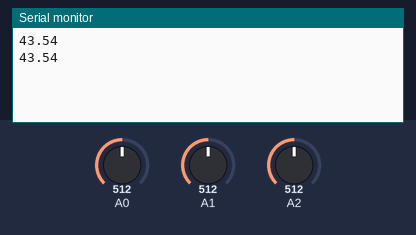
Simulated run of this sketch. Board: Arduino Uno, built with avr-gcc and run on an emulated ATmega328P. On the bench: the last lines printed to the serial monitor. The test bench sets the inputs (shaded band); at power-on: A1 = 512, A2 = 512, A0 = 512.

Above: at 1.2 s.
1.3 s: A1 set to 409
At 2.6 s:
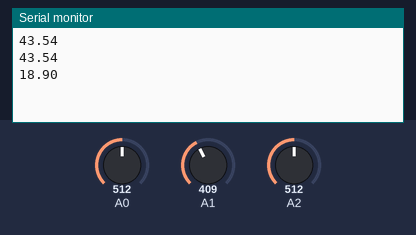
2.8 s: A2 set to 409
At 3.5 s:
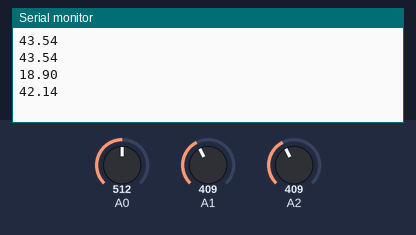
4.3 s: A1 set to 429
At 5.6 s:
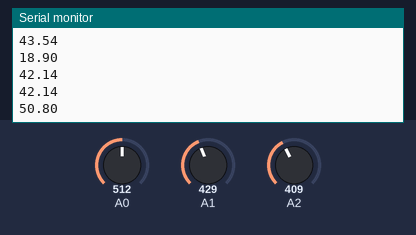
5.8 s: A2 set to 429
At 6.8 s:
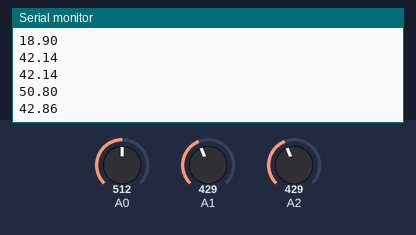
Timing chart, 0 to 8.3 s (numbered marks = the images above; inputs shaded):
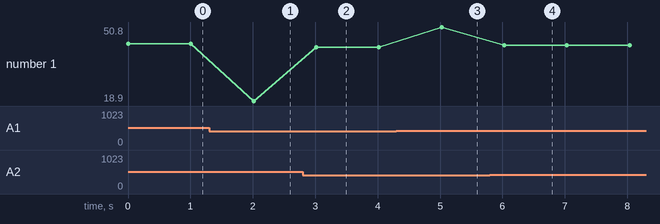

The sketch:

Teste_acelerometro2.ino
```cpp
#include <math.h>

void setup()
{

  Serial.begin(9600);

}

void loop()
{


  // Start reading and calculating angles
  float VREF = 5.0;

  // To get those values, play with your accelerometer and put the min and max you find on every x,y,z position
  int xMinVal = 279; int yMinVal = 281; int zMinVal = 278;
  int xMaxVal = 415; int yMaxVal = 419; int zMaxVal = 413;

  int xRead = 0, yRead = 0, zRead = 0;

  int xAng = 0, yAng = 0, zAng = 0;
  double x = 0, y = 0, z = 0;
  double val = 180/PI;

  int amostra = 10;

  // read raw values
  for (int i = 0; i < amostra ; i++)
  {
    xRead += analogRead(A0);
    yRead += analogRead(A1);
    zRead += analogRead(A2);
  }

  xRead = xRead / amostra;
  yRead = yRead / amostra;
  zRead = zRead / amostra;

  // convert to angles
  /*
  xAng = map(xRead, xMinVal, xMaxVal, -90, 90);
  yAng = map(yRead, yMinVal, yMaxVal, -90, 90);
  zAng = map(zRead, zMinVal, zMaxVal, -90, 90);
  */
  xAng = map(xRead, xMinVal, xMaxVal, -90, 90);
  yAng = map(yRead, yMinVal, yMaxVal, -90, 90);
  zAng = map(zRead, zMinVal, zMaxVal, -90, 90);

  //x = 57.2957795 * (atan2(-yAng, -zAng) + 3.14159265359);
  //y = 57.2957795 * (atan2(-xAng, -zAng) + 3.14159265359);
  //z = 57.2957795 * (atan2(-yAng, -xAng) + 3.14159265359);

  x = (atan2(-yAng, -zAng) + PI)*val;
  y = (atan2(-xAng, -zAng) + PI)*val;
  z = (atan2(-yAng, -xAng) + PI)*val;

  char xTempString[10];  //  Hold The Convert Data

  // convert position in string to display it
  dtostrf(x, 3, 2, xTempString); // dtostrf( [doubleVar] , [sizeBeforePoint] , [sizeAfterPoint] , [WhereToStoreIt] )
  String xString = String(xTempString);  // cast it to string from char

  // wrtie value that will be read on the mobile device

  Serial.println(x);

  /*
  Serial.print("X = ");
  Serial.print(x);
  Serial.print(" Y = ");
  Serial.print(y);
  Serial.print(" Z = ");
  Serial.println(z);
  */


  delay(1000);

}
```

Measured:
- after the input at 1.3 s, the serial monitor: prints a new line after 0.71 s (image 1)
- after the input at 2.8 s, the serial monitor: prints a new line after 0.22 s (image 2)
- after the input at 4.3 s, the serial monitor: prints a new line after 0.72 s (image 3)
- after the input at 5.8 s, the serial monitor: prints a new line after 0.23 s (image 4)
- plotted number 1: 43.54 → 18.9 after the input at 1.3 s, 18.9 → 42.14 after the input at 2.8 s, 42.14 → 50.8 after the input at 4.3 s, 50.8 → 42.86 after the input at 5.8 s
